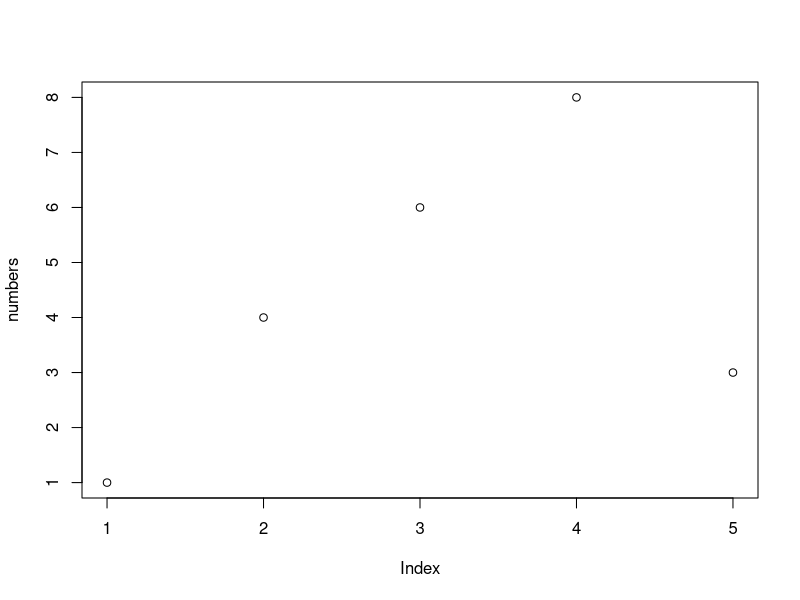

Reproduce this figure in R.
## ---- chunk 1
knitr::opts_chunk$set(echo = TRUE)
## ---- chunk 2
numbers <-c(1, 4, 6, 8, 3)

plot(numbers)
